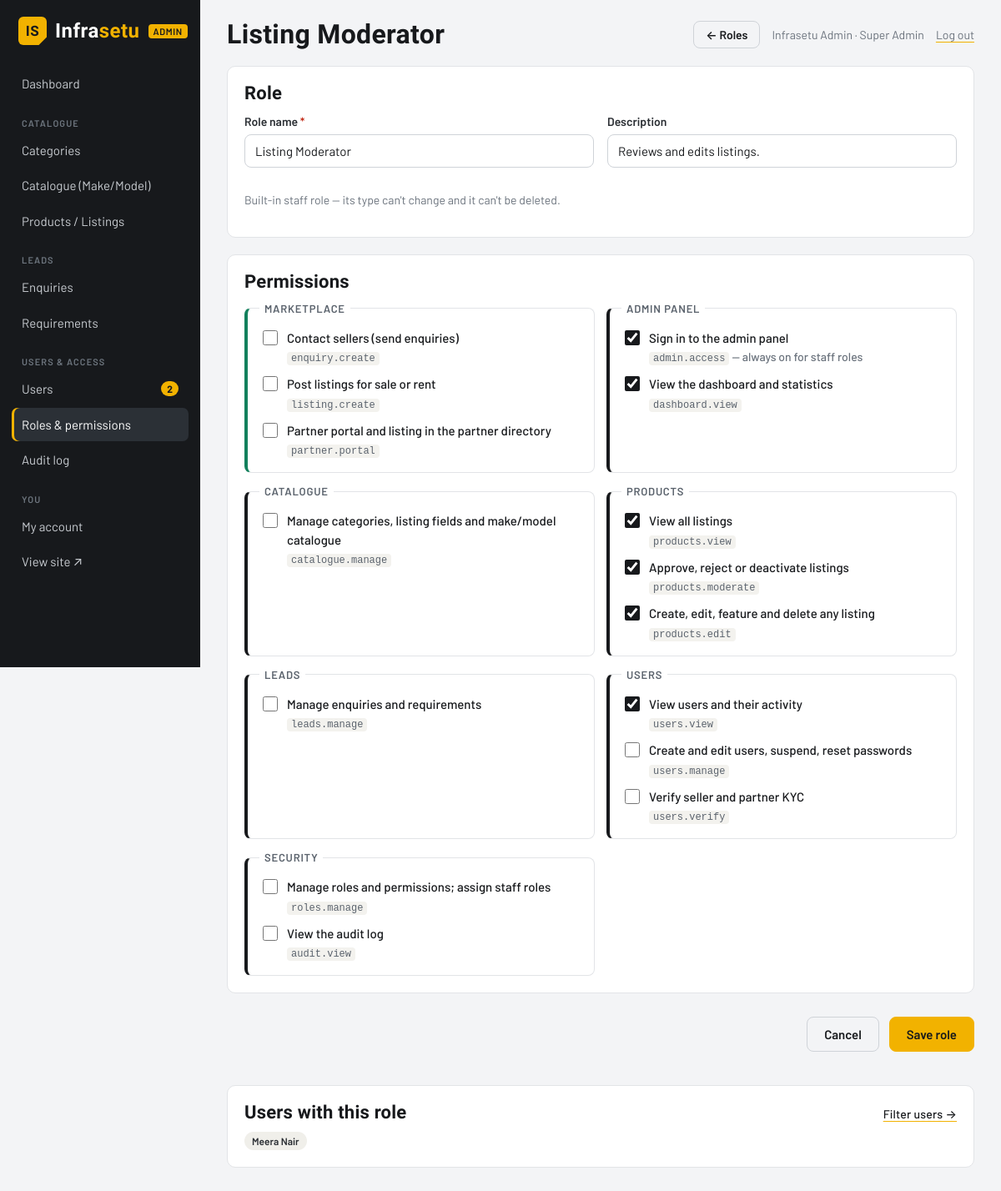
/admin/roles/2/edit (signed in), run on the app's committed database.
### models.py (models this page shows, shortened)
class TimestampMixin:
    created_at = db.Column(db.DateTime, default=datetime.utcnow, nullable=False)
    updated_at = db.Column(db.DateTime, default=datetime.utcnow, onupdate=datetime.utcnow, nullable=False)

class Role(TimestampMixin, db.Model):
    __tablename__ = "roles"
    id = db.Column(db.Integer, primary_key=True)
    slug = db.Column(db.String(60), unique=True, nullable=False, index=True)
    name = db.Column(db.String(80), unique=True, nullable=False)
    description = db.Column(db.String(255))
    is_staff = db.Column(db.Boolean, default=False, nullable=False)  # admin-panel role
    is_system = db.Column(db.Boolean, default=False, nullable=False)  # built in, cannot be deleted
    grants = db.relationship("RolePermission", back_populates="role", cascade="all, delete-orphan")
    users = db.relationship("User", secondary="user_roles", back_populates="roles")
    @property
    def codes(self):
        if self.slug == "super_admin":
            return set(PERMISSIONS)
        return {gr.permission for gr in self.grants}

class User(TimestampMixin, db.Model):
    __tablename__ = "users"
    id = db.Column(db.Integer, primary_key=True)
    name = db.Column(db.String(120), nullable=False)
    email = db.Column(db.String(160), unique=True, nullable=False, index=True)
    phone = db.Column(db.String(20), nullable=False)
    company = db.Column(db.String(160))
    password_hash = db.Column(db.String(255), nullable=False)
    role = db.Column(db.String(20), default="user", nullable=False)
    is_active = db.Column(db.Boolean, default=True, nullable=False)  # False = suspended
    account_type = db.Column(db.String(20), default="buyer", nullable=False, index=True)
    business_type = db.Column(db.String(60))  # buyer / seller sub-type
    state = db.Column(db.String(60))
    city = db.Column(db.String(80))
    gstin = db.Column(db.String(15))
    pan = db.Column(db.String(10))
    verification_status = db.Column(db.String(20), default="not_submitted", nullable=False)
    verification_note = db.Column(db.String(255))
    verified_at = db.Column(db.DateTime)
    verified_by_id = db.Column(db.Integer)
    last_login_at = db.Column(db.DateTime)
    failed_logins = db.Column(db.Integer, default=0, nullable=False)
    locked_until = db.Column(db.DateTime)
    password_changed_at = db.Column(db.DateTime)
    products = db.relationship("Product", back_populates="user", lazy="dynamic")
    roles = db.relationship("Role", secondary="user_roles", back_populates="users", lazy="selectin",
                            order_by="Role.name")
    partner_profile = db.relationship("PartnerProfile", back_populates="user", uselist=False,
                                      cascade="all, delete-orphan")
    @property
    def permissions(self):
        if any(r.slug == "super_admin" for r in self.roles):
            return set(PERMISSIONS)
        return set().union(*(r.codes for r in self.roles)) if self.roles else set()
    def has_permission(self, code):
        return bool(self.is_active) and code in self.permissions

### admin_users.py (the view)
@bp.route("/roles/new", methods=["GET", "POST"])
@bp.route("/roles/<int:rid>/edit", methods=["GET", "POST"])
@permission_required("roles.manage")
def role_form(rid=None):
    role = db.session.get(Role, rid) if rid else Role(is_staff=True, is_system=False)
    if rid and not role:
        abort(404)
    errors = FormErrors()
    locked = role.slug == "super_admin"
    if request.method == "POST":
        f = request.form
        with db.session.no_autoflush:
            name = get_str(f, "name", errors, "Role name", max_len=80, min_len=3)
            if not role.is_system:
                role.name = name
                role.is_staff = f.get("is_staff") == "1"
            elif name and name != role.name:
                role.name = name  # built-in roles may be renamed but not re-typed
            role.description = get_str(f, "description", errors, "Description", required=False, max_len=255)
            if role.name and Role.query.filter(func.lower(Role.name) == role.name.lower(),
                                               Role.id != (role.id or 0)).first():
                errors.add("name", "Another role already has this name.")
            codes = [c for c in f.getlist("permissions") if c in PERMISSIONS]
            if not locked:
                if role.is_staff:
                    codes = set(codes) | {"admin.access"}
                elif set(codes) - MARKETPLACE_PERMISSIONS:
                    errors.add("permissions", "Marketplace roles can only hold marketplace permissions. "
                                              "Tick 'Staff role' to grant admin-panel permissions.")
                if not codes:
                    errors.add("permissions", "Choose at least one permission.")
            own_role = role.id is not None and role in g.user.roles
            other_source = any(r.id != role.id and "roles.manage" in r.codes for r in g.user.roles)
            if own_role and not locked and "roles.manage" in role.codes and "roles.manage" not in codes \
                    and not other_source:
                errors.add("permissions", "You would lose 'roles.manage' yourself. Ask another administrator.")
        if not errors:
            if not role.id:
                base = slugify(role.name).replace("-", "_")[:50]
                slug, n = base, 2
                while Role.query.filter_by(slug=slug).first():
                    slug, n = f"{base}_{n}", n + 1
                role.slug = slug
                db.session.add(role)
            before = sorted(role.codes)
            if not locked:
                role.set_codes(codes)
            db.session.flush()
            added = sorted(set(role.codes) - set(before))
            removed = sorted(set(before) - set(role.codes))
            audit("role.create" if not rid else "role.update", role,
                  f"+{', '.join(added) or '—'}; -{', '.join(removed) or '—'}")
            db.session.commit()
            flash(f"Role '{role.name}' saved.", "success")
            return redirect(url_for("admin.roles"))
        db.session.rollback()
        flash("Please fix the errors below.", "danger")
        form = {"name": f.get("name", ""), "description": f.get("description", ""),
                "is_staff": "1" if f.get("is_staff") == "1" else "", "permissions": f.getlist("permissions")}
    else:
        form = {"name": role.name or "", "description": role.description or "",
                "is_staff": "1" if role.is_staff else "", "permissions": sorted(role.codes) if role.id else ["admin.access"]}
    members = (User.query.filter(User.roles.contains(role)).order_by(User.name).limit(50).all()
               if role.id else [])
    return render_template("admin/role_form.html", role=role, form=form, errors=errors, locked=locked,
                           members=members, marketplace=MARKETPLACE_PERMISSIONS)

### admin.py (called while the page is built)
@bp.before_request
@permission_required("admin.access")
def _guard():
    pass

### utils.py (called while the page is built)
def load_current_user():
    uid = session.get("user_id")
    g.user = db.session.get(User, uid) if uid else None
    if g.user is not None and not g.user.is_active:
        session.clear()
        g.user = None

def permission_required(*codes):
    def decorator(view):
        @wraps(view)
        def wrapped(*args, **kwargs):
            if g.user is None:
                return redirect(url_for("auth.login", next=request.full_path))
            if not any(g.user.has_permission(c) for c in codes):
                abort(403)
            return view(*args, **kwargs)
        return wrapped
    return decorator

def can(code):
    return bool(g.get("user") is not None and g.user.has_permission(code))

def csrf_token():
    if "_csrf" not in session:
        session["_csrf"] = secrets.token_hex(16)
    return session["_csrf"]

def check_csrf():
    if request.method == "POST":
        token = request.form.get("_csrf") or request.headers.get("X-CSRF-Token")
        if not token or token != session.get("_csrf"):
            abort(400, description="Invalid or missing form token. Please reload the page and try again.")

### templates/admin/role_form.html (shortened to what this page needs)
{% extends "admin/base.html" %}
{% from "_macros.html" import input, err %}
{% block heading %}{{ role.name if role.id else 'New role' }}{% endblock %}
{% block top_actions %}<a class="btn btn-ghost btn-sm" href="{{ url_for('admin.roles') }}">← Roles</a>{% endblock %}
{% block admin_content %}
{% set chosen = form.get('permissions') or [] %}
{% set staff = form.get('is_staff') == '1' %}
<form method="post" data-validate data-role-form>
  <section class="panel">
    <h2>Role</h2>
    <div class="row-2">
      {{ input('name', 'Role name', form, errors, required=True, placeholder='e.g. Regional Moderator — South') }}
      {{ input('description', 'Description', form, errors, placeholder='What this role is for') }}
    </div>
    {% if role.is_system %}
      <p class="small muted">Built-in {{ 'staff' if role.is_staff else 'marketplace' }} role — its type can't change and it can't be deleted.</p>
    {% else %}
      <label class="checkbox"><input type="checkbox" name="is_staff" value="1" {% if staff %}checked{% endif %} data-staff-toggle> Staff role (opens the admin panel)</label>
      <p class="small muted">Untick for a marketplace role, which may only hold marketplace permissions.</p>
    {% endif %}
  </section>
  <section class="panel{% if errors.get('permissions') %} has-error{% endif %}">
    <h2>Permissions</h2>
    <div class="perm-grid">
      {% for grp, perms in PERMISSION_GROUPS %}
      <fieldset class="perm-group {{ 'is-market' if loop.first else 'is-staff' }}">
        <legend>{{ grp }}</legend>
        {% for code, label in perms %}
        <label class="checkbox perm-row">
          <input type="checkbox" name="permissions" value="{{ code }}" {% if locked or code in chosen %}checked{% endif %} {% if locked or code == 'admin.access' %}{{ 'disabled' if locked }}{% endif %}
                 data-perm data-market="{{ '1' if code in marketplace else '0' }}">
          <span>{{ label }}<br><code>{{ code }}</code>{% if code == 'admin.access' %} <span class="small muted">— always on for staff roles</span>{% endif %}</span>
        </label>
        {% endfor %}
      </fieldset>
      {% endfor %}
    </div>
  </section>
  <div class="form-actions">
    <a class="btn btn-ghost" href="{{ url_for('admin.roles') }}">Cancel</a>
    <button class="btn btn-primary">Save role</button>
  </div>
</form>
{% if role.id %}
<div class="panel">
  <h2>Users with this role <a href="{{ url_for('admin.users', role=role.id) }}">Filter users →</a></h2>
  {% if members %}
    <div class="chips">{% for m in members %}<a class="badge badge-role" href="{{ url_for('admin.user_detail', uid=m.id) }}">{{ m.name }}</a>{% endfor %}</div>
  {% else %}<p class="muted">Nobody has this role yet.</p>{% endif %}
</div>
{% endif %}
{% endblock %}

### templates/admin/base.html (shortened to what this page needs)
{% extends "base.html" %}
{% block body_class %}admin{% endblock %}
{% block content %}
{% set ep = request.endpoint or '' %}
<div class="admin-shell">
  <aside class="admin-side">
    <a class="brand" href="{{ url_for('admin.dashboard') }}"><span class="brand-mark">IS</span> <span>Infra<b>setu</b></span> <small>ADMIN</small></a>
    <nav class="admin-nav">
      {% if can('dashboard.view') %}<a href="{{ url_for('admin.dashboard') }}" class="{{ 'active' if ep == 'admin.dashboard' }}">Dashboard</a>{% endif %}
      {% if can('catalogue.manage') or can('products.view') %}<h5>Catalogue</h5>{% endif %}
      {% if can('catalogue.manage') %}
      <a href="{{ url_for('admin.categories') }}" class="{{ 'active' if 'category' in ep or 'categories' in ep or 'attribute' in ep }}">Categories</a>
      <a href="{{ url_for('admin.catalogue') }}" class="{{ 'active' if 'catalogue' in ep }}">Catalogue (Make/Model)</a>
      {% endif %}
      {% if can('products.view') %}<a href="{{ url_for('admin.products') }}" class="{{ 'active' if 'product' in ep }}">Products / Listings</a>{% endif %}
      {% if can('leads.manage') %}
      <h5>Leads</h5>
      <a href="{{ url_for('admin.enquiries') }}" class="{{ 'active' if 'enquir' in ep }}">Enquiries</a>
      <a href="{{ url_for('admin.requirements') }}" class="{{ 'active' if 'requirement' in ep }}">Requirements</a>
      {% endif %}
      {% if can('users.view') or can('roles.manage') or can('audit.view') %}<h5>Users &amp; access</h5>{% endif %}
      {% if can('users.view') %}<a href="{{ url_for('admin.users') }}" class="{{ 'active' if 'user' in ep }}">Users{% if admin_kyc_pending %} <span class="count" title="KYC waiting">{{ admin_kyc_pending }}</span>{% endif %}</a>{% endif %}
      {% if can('roles.manage') %}<a href="{{ url_for('admin.roles') }}" class="{{ 'active' if 'role' in ep }}">Roles &amp; permissions</a>{% endif %}
      {% if can('audit.view') %}<a href="{{ url_for('admin.audit') }}" class="{{ 'active' if ep == 'admin.audit' }}">Audit log</a>{% endif %}
      <h5>You</h5>
      <a href="{{ url_for('auth.account') }}">My account</a>
      <a href="{{ url_for('public.home') }}" target="_blank">View site ↗</a>
    </nav>
  </aside>
  <div class="admin-main">
    <div class="admin-top">
      <h1>{% block heading %}{{ self.admin_title() }}{% endblock %}</h1>
      <div class="who">
        {% block top_actions %}{% endblock %}
        <span title="{{ g.user.roles|map(attribute='name')|join(', ') }}">{{ g.user.name }} · <span class="muted">{{ g.user.roles|selectattr('is_staff')|map(attribute='name')|join(', ') }}</span></span>
        <form method="post" action="{{ url_for('auth.logout') }}" class="inline"><input type="hidden" name="_csrf" value="{{ csrf_token() }}"><button class="link-btn">Log out</button></form>
      </div>
    </div>
    {% block admin_content %}{% endblock %}
  </div>
</div>
{% endblock %}

### templates/_macros.html (shortened to what this page needs)
{% macro label(name, text, required=False) -%}
<label for="f-{{ name }}">{{ text }}{% if required %} <span class="req" aria-hidden="true">*</span>{% endif %}</label>
{%- endmacro %}
{% macro input(name, text, form, errors, type="text", required=False, placeholder="", help="", attrs="") -%}
<div class="field{% if errors and errors.get(name) %} has-error{% endif %}">
  {{ label(name, text, required) }}
  <input id="f-{{ name }}" name="{{ name }}" type="{{ type }}" value="{{ form.get(name, '') if form else '' }}"
         placeholder="{{ placeholder }}" {% if required %}required{% endif %} {{ attrs|safe }}>
</div>
{%- endmacro %}

### data on the page
Role: name "Listing Moderator", description "Reviews and edits listings.", is_staff "staff"
User: user.name "Infrasetu Admin"
User: name "Meera Nair"

### other printed values
{{ admin_kyc_pending }} "2"
{{ g.user.roles|selectattr('is_staff')|map(attribute='name')|join(', ') }} "Super Admin"
{{ text }} "Role name Description"
{{ grp }} "MARKETPLACE" "ADMIN PANEL" "CATALOGUE" "PRODUCTS" "LEADS" "USERS" "SECURITY"
{{ label }} "Contact sellers (send enquiries)" "Post listings for sale or rent" "Partner portal and listing in the partner directory" "Sign in to the admin panel" "View the dashboard and statistics" "Manage categories, listing fields and make/model catalogue" "View all listings" "Approve, reject or deactivate listings" "Create, edit, feature and delete any listing" "Manage enquiries and requirements" "View users and their activity" "Create and edit users, suspend, reset passwords" "Verify seller and partner KYC" "Manage roles and permissions; assign staff roles" "View the audit log"
{{ code }} "enquiry.create" "listing.create" "partner.portal" "admin.access" "dashboard.view" "catalogue.manage" "products.view" "products.moderate" "products.edit" "leads.manage" "users.view" "users.manage" "users.verify" "roles.manage" "audit.view"
